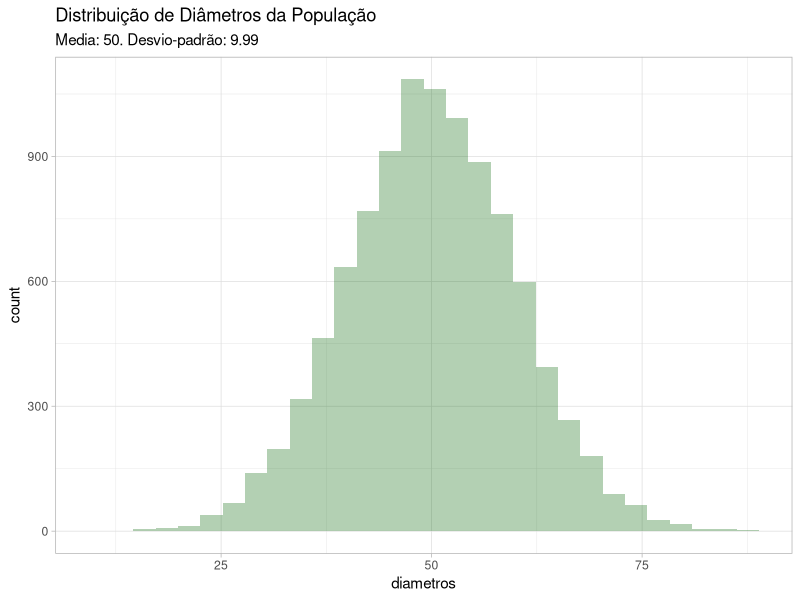
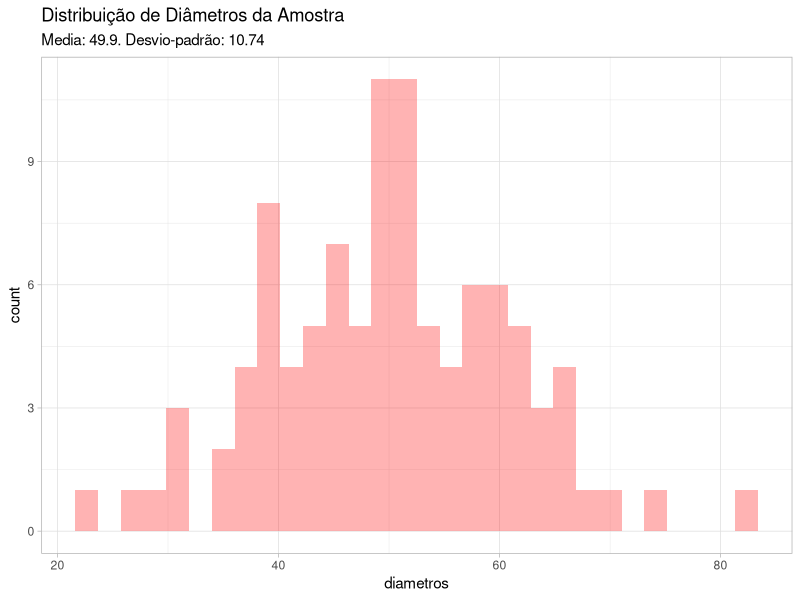
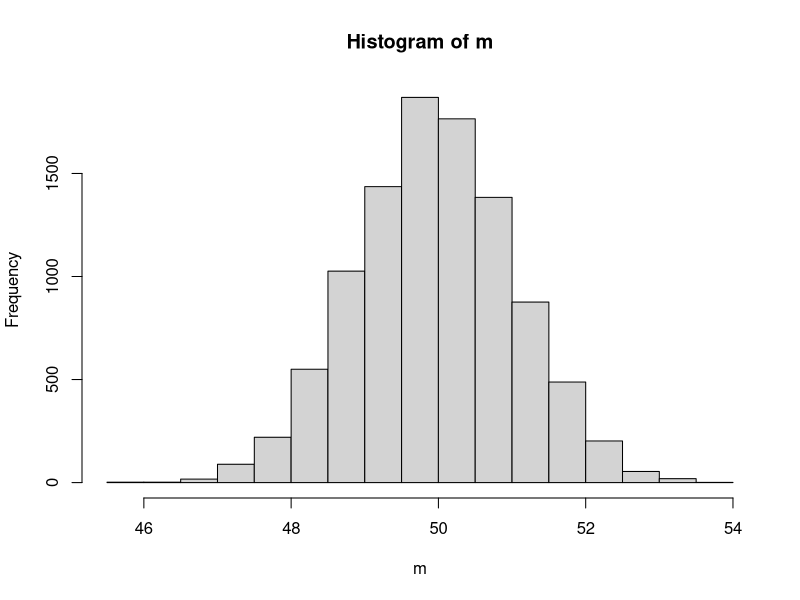
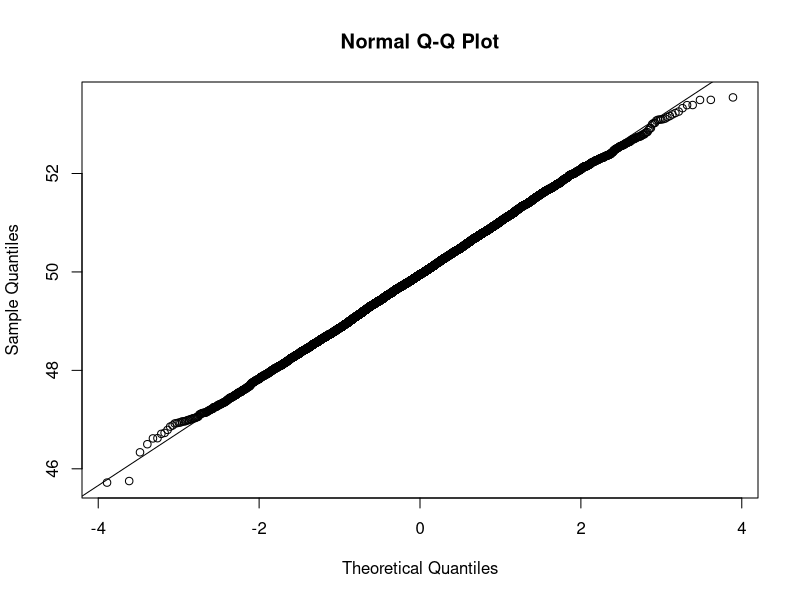
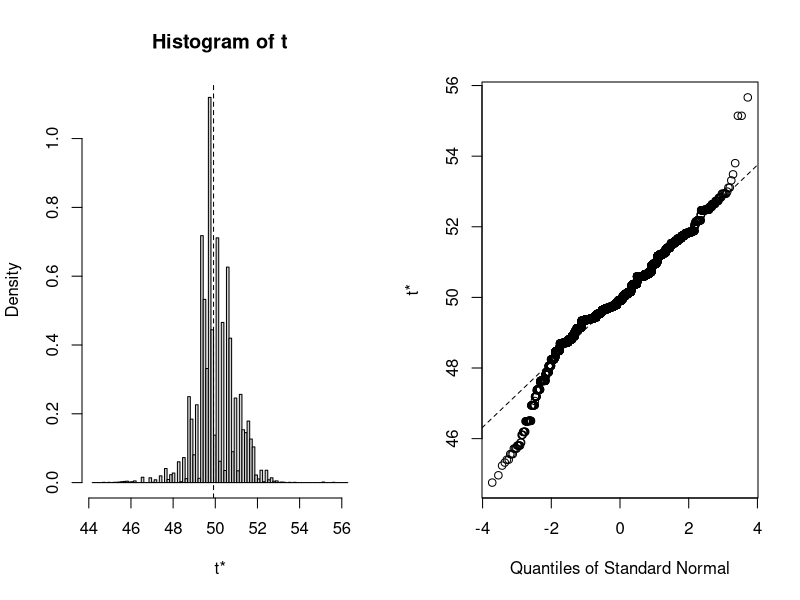
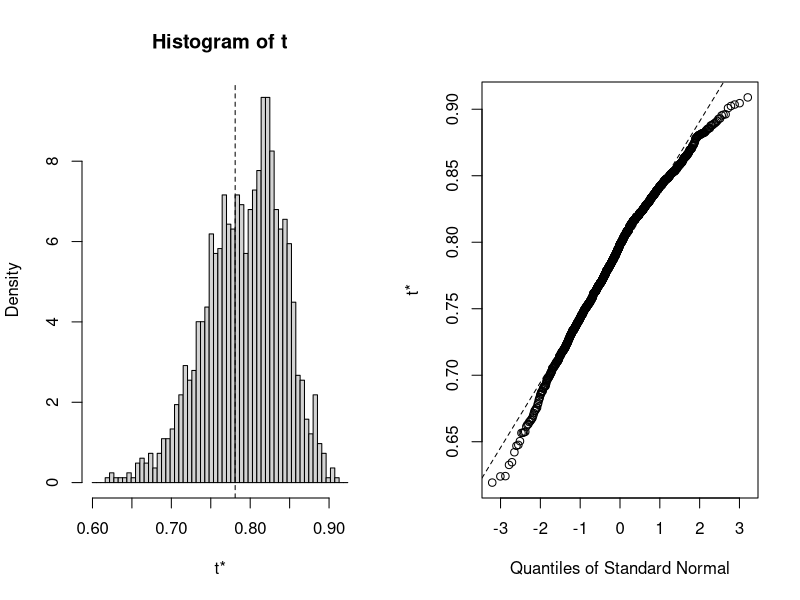
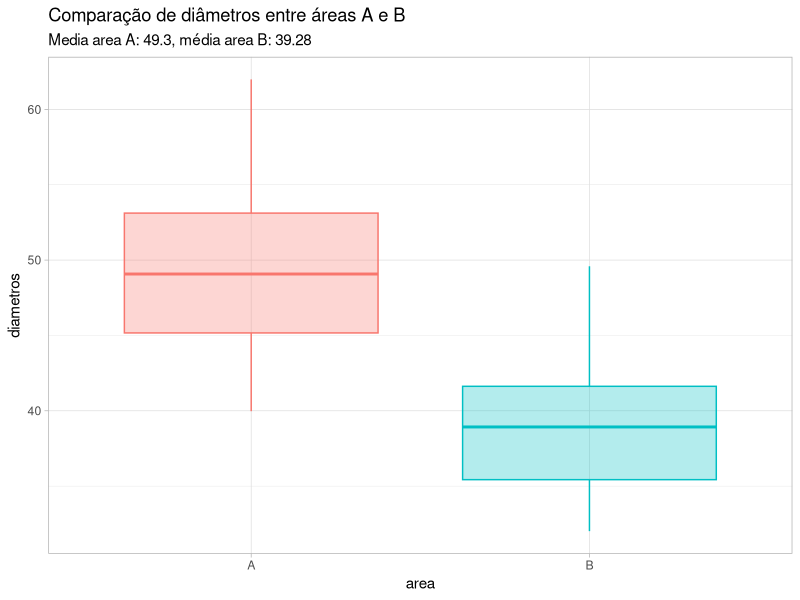
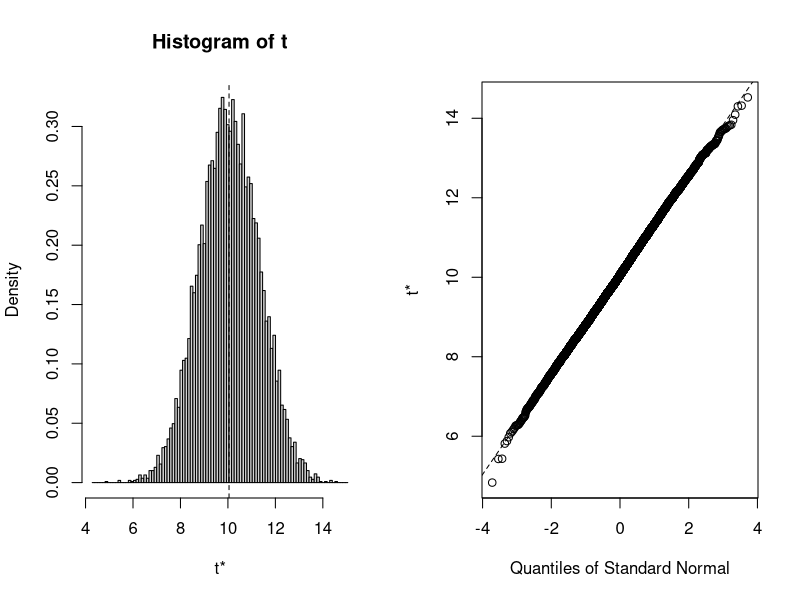

R code for these plots, in order:
####################################################
###             Exemplos dos slides 18           ###
####################################################

# Exemplo 18.1

# Fixando a semente
set.seed(123)

# Pacotes
library(tidyverse) # manipulação de dados
library(ggplot2)   # gráficos
library(boot)      # para usar bootstrap

# Simular os diâmetros da população de árvores
# Os dados serão armazenados em um data frame para
# fazer gráficos com ggplot
pop <- data.frame(
  diametros = rnorm(10000, mean = 50, sd = 10)
)

# Histograma da distribuição dos diâmetros
pop %>%
  ggplot(aes(x = diametros)) +
  geom_histogram(alpha = 0.3, fill = "darkgreen") +
  labs(
    title = "Distribuição de Diâmetros da População",
    subtitle = paste0("Media: ", round(mean(pop$diametros),1), 
                      ". Desvio-padrão: ", round(sd(pop$diametros), 2))
  ) +
  theme_light()

# Coletando uma amostra de tamanho 100
amostra <- data.frame(
  diametros = sample(pop$diametros, size = 100)
)

amostra  %>%
  ggplot(aes(x = diametros)) +
  geom_histogram(alpha = 0.3, fill = "red") +
  labs(
    title = "Distribuição de Diâmetros da Amostra",
    subtitle = paste0("Media: ", round(mean(amostra$diametros),1), 
                      ". Desvio-padrão: ",round(sd(amostra$diametros), 2))
  ) +
  theme_light()

### Intervalo de confiança tradicional
t.test(x = amostra$diametros)

### Intervalo de confiança bootstrap
# função que calcula a média para usar em 'boot()'
media.boot <- function(x, i){
  return(mean(x[i]))
}

# bootstrap com 10.000 réplicas
m.b <- boot(amostra$diametros,
            statistic = media.boot,
            R = 10000)
m.b
boot.ci(m.b, conf = .95, type = "perc")

#***
# Usando o laço for
m <- vector()                        # vetor de médias bootstrap
for (b in 1:10000) {                 # laço boostrap
  m[b] <- mean(sample(amostra$diametros,   # obtenção da amostra
                   size = nrow(amostra), # artificial e cálculo
                   replace = T))           # da média
}                                    # fim do laço bootstrap

# intervalo de confiança de 95%
quantile(x = m, probs = c(.025, .975))
hist(m)
qqnorm(m);qqline(m)

#***************************************************

# Exemplo 18.2

# função que calcula a mediana para usar em 'boot()'
mediana.boot <- function(x, i){
  return(median(x[i]))
}

# bootstrap com 10.000 réplicas
md.b <- boot(amostra$diametros, 
            statistic = mediana.boot,
            R = 10000)
md.b
plot(md.b)
boot.ci(md.b, conf = .95, type = "all")


#***************************************************

# Exemplo 18.3

# tamanho da amostra
nrow(mtcars)

# Fnção que calcula R2
r2 <- function(formula, dados, i) {
  val <- dados[i,] # seleciona a amostra para a função boot
  fit <- lm(formula, data = val) # ajusta o modelo
  return(summary(fit)$r.square)  # retorna o r2
}

# Bootstrap com 1500 réplicas
r2.boot <- boot(data = mtcars, statistic = r2, 
                R = 1500, formula = mpg~wt+disp)
r2.boot
plot(r2.boot)

# Intervalo com 95% de confiança
boot.ci(r2.boot, type="bca")

#***************************************************

# Exemplo 18.4
diametro_a <- c(51.58, 41.66, 42.54, 43.84, 46.84, 61.99,
            42.56, 48.05, 55.97, 51.34, 50.29, 51.04,
            54.67, 48.36, 60.41, 45.63, 54.54, 47.93,
            55.66, 53.63, 39.97, 50.51, 45.57, 44.60,
            41.31, 50.75, 45.03, 49.79, 48.25, 55.51)
diametro_b <- c(49.59, 36.08, 40.01, 38.67, 42.00, 42.82,
            38.87, 39.30, 49.10, 35.05, 39.74, 32.45,
            34.52, 32.01, 38.68, 39.62, 46.61, 44.93,
            44.34, 35.21, 45.07, 38.11, 39.14, 38.98,
            40.49, 38.16, 33.61, 38.14, 33.80, 33.31)
dados <- data.frame(
  area = rep(c("A","B"), each = 30),
  diametros = c(diametro_a, diametro_b)
)

# Gráfico de boxplot para comparar as distribuições
dados %>%
  ggplot(aes(y = diametros, x = area, fill = area, col = area)) +
  geom_boxplot(alpha = 0.3, position = "identity") +
  labs(
    title = "Comparação de diâmetros entre áreas A e B",
    subtitle = paste0("Media area A: ", round(mean(diametro_a),1), 
                      ", média area B: ", round(mean(diametro_b),2))
  ) +
  theme_light() +
  theme(legend.position = "none")

### Teste t para comparação
t.test(diametro_a, diametro_b)

shapiro.test(diametro_a)
shapiro.test(diametro_b)

### Versão bootstrap
# Função que retorna a estatística:
diferenca <- function(x, i) {
  dif = mean(x$diametro_a[i]) - mean(x$diametro_b[i]) # Calcula a diferença de médias
  return(dif)
}

# Bootstrapping com 10.000 replicações
teste_ab = boot(data = data.frame(diametro_a, diametro_b),
                statistic = diferenca, R = 10000)
teste_ab
plot(teste_ab)
boot.ci(teste_ab, conf = .95)

# p-valor bootstrap
minimo <- min(sum(teste_ab$t<0),sum(teste_ab$t>0))
p.valor <- (2*minimo+1) / (teste_ab$R+1)
p.valor


#***************************************************

# Exemplo 18.5

# H0: a velocidade média da luz é 33.02 milionésimos de segundo
# H1: a velocidade média da luz não é 33.02 milionésimos de segundo

# Dados
velocidade <- c(28, 44, 29, 30, 26, 27, 22, 23, 33, 16, 24, 29, 24,
40 , 21, 31, 34, 2, 25, 19)

luz <- data.frame(velocidade)

# Histograma
luz %>%
  ggplot(aes(x = velocidade)) +
  geom_histogram(alpha = 0.3, fill = "darkblue") +
  labs(
    title = "Distribuição de velocidade registrada",
    subtitle = paste0("Media: ", round(mean(luz$velocidade),1), 
                      ". Desvio-padrão: ", round(sd(luz$velocidade), 2))
  ) +
  theme_light()

# Verificando a normalidade dos dados
shapiro.test(velocidade)
#qqplot
luz %>% ggplot(aes(sample = velocidade)) +
  stat_qq() +
  stat_qq_line()

# Como os dados não são normais
# vamos usar o teste bootstrap
media.b <- function(x, i){
  mean(x[i])
}

# 2000 réplicas bootstrap
medias.b <- boot(velocidade, statistic = media.b,
                 R = 2000)
plot(medias.b)

# Intervalo de confiança bootstrap
boot.ci(medias.b, conf = .95, type = "bca")

# p-valor bootstrap
minimo <- min(sum(medias.b$t < 33.02), sum(medias.b$t > 33.02))
p.valor <- (2*minimo+1) / (teste_ab$R+1)
p.valor
